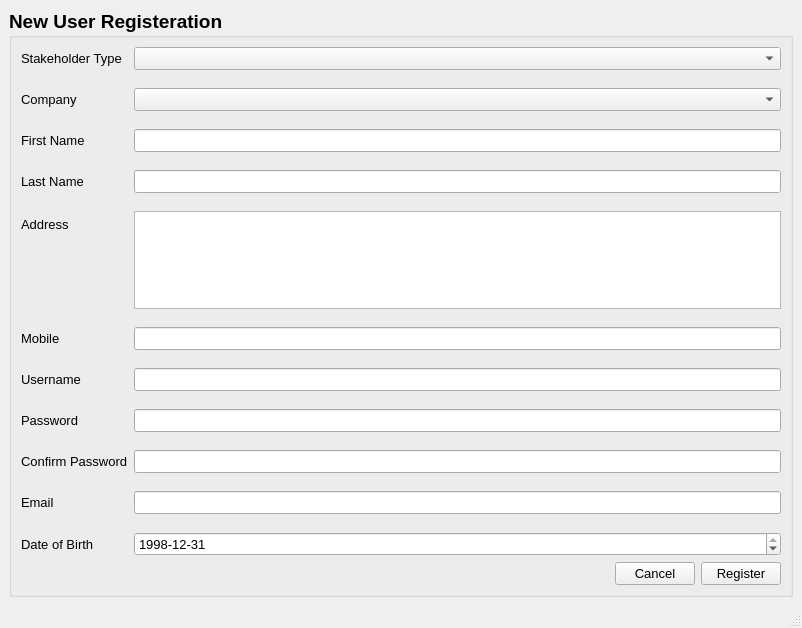
<?xml version="1.0" encoding="UTF-8"?>
<ui version="4.0">
 <class>MainWindow</class>
 <widget class="QMainWindow" name="MainWindow">
  <property name="geometry">
   <rect>
    <x>0</x>
    <y>0</y>
    <width>802</width>
    <height>628</height>
   </rect>
  </property>
  <property name="windowTitle">
   <string>MainWindow</string>
  </property>
  <widget class="QWidget" name="centralwidget">
   <layout class="QGridLayout" name="gridLayout">
    <item row="1" column="0">
     <widget class="QGroupBox" name="groupBox">
      <property name="font">
       <font>
        <family>Arial</family>
        <pointsize>14</pointsize>
        <weight>75</weight>
        <bold>true</bold>
       </font>
      </property>
      <property name="title">
       <string>New User Registeration</string>
      </property>
      <layout class="QGridLayout" name="gridLayout_2">
       <item row="0" column="0" colspan="3">
        <layout class="QFormLayout" name="formLayout">
         <property name="labelAlignment">
          <set>Qt::AlignLeading|Qt::AlignLeft|Qt::AlignVCenter</set>
         </property>
         <property name="formAlignment">
          <set>Qt::AlignLeading|Qt::AlignLeft|Qt::AlignVCenter</set>
         </property>
         <property name="verticalSpacing">
          <number>18</number>
         </property>
         <item row="0" column="0">
          <widget class="QLabel" name="label_4">
           <property name="font">
            <font>
             <family>Arial</family>
             <pointsize>10</pointsize>
             <weight>50</weight>
             <bold>false</bold>
            </font>
           </property>
           <property name="text">
            <string>Stakeholder Type</string>
           </property>
          </widget>
         </item>
         <item row="0" column="1">
          <widget class="QComboBox" name="userStakeholder">
           <property name="font">
            <font>
             <family>Arial</family>
             <pointsize>10</pointsize>
             <weight>50</weight>
             <bold>false</bold>
            </font>
           </property>
           <property name="currentText">
            <string/>
           </property>
          </widget>
         </item>
         <item row="2" column="0">
          <widget class="QLabel" name="label">
           <property name="font">
            <font>
             <family>Arial</family>
             <pointsize>10</pointsize>
             <weight>50</weight>
             <bold>false</bold>
            </font>
           </property>
           <property name="text">
            <string>First Name</string>
           </property>
          </widget>
         </item>
         <item row="2" column="1">
          <widget class="QLineEdit" name="userFnameEdit">
           <property name="font">
            <font>
             <family>Arial</family>
             <pointsize>10</pointsize>
             <weight>50</weight>
             <bold>false</bold>
            </font>
           </property>
          </widget>
         </item>
         <item row="3" column="0">
          <widget class="QLabel" name="label_2">
           <property name="font">
            <font>
             <family>Arial</family>
             <pointsize>10</pointsize>
             <weight>50</weight>
             <bold>false</bold>
            </font>
           </property>
           <property name="text">
            <string>Last Name</string>
           </property>
          </widget>
         </item>
         <item row="3" column="1">
          <widget class="QLineEdit" name="userLnameEdit">
           <property name="font">
            <font>
             <family>Arial</family>
             <pointsize>10</pointsize>
             <weight>50</weight>
             <bold>false</bold>
            </font>
           </property>
          </widget>
         </item>
         <item row="6" column="0">
          <widget class="QLabel" name="label_3">
           <property name="font">
            <font>
             <family>Arial</family>
             <pointsize>10</pointsize>
             <weight>50</weight>
             <bold>false</bold>
            </font>
           </property>
           <property name="text">
            <string>Username</string>
           </property>
          </widget>
         </item>
         <item row="6" column="1">
          <widget class="QLineEdit" name="usernameEdit">
           <property name="font">
            <font>
             <family>Arial</family>
             <pointsize>10</pointsize>
             <weight>50</weight>
             <bold>false</bold>
            </font>
           </property>
          </widget>
         </item>
         <item row="7" column="0">
          <widget class="QLabel" name="label_5">
           <property name="font">
            <font>
             <family>Arial</family>
             <pointsize>10</pointsize>
             <weight>50</weight>
             <bold>false</bold>
            </font>
           </property>
           <property name="text">
            <string>Password</string>
           </property>
          </widget>
         </item>
         <item row="7" column="1">
          <widget class="QLineEdit" name="passwordEdit">
           <property name="font">
            <font>
             <family>Arial</family>
             <pointsize>10</pointsize>
             <weight>50</weight>
             <bold>false</bold>
            </font>
           </property>
          </widget>
         </item>
         <item row="8" column="0">
          <widget class="QLabel" name="label_8">
           <property name="font">
            <font>
             <family>Arial</family>
             <pointsize>10</pointsize>
             <weight>50</weight>
             <bold>false</bold>
            </font>
           </property>
           <property name="text">
            <string>Confirm Password</string>
           </property>
          </widget>
         </item>
         <item row="8" column="1">
          <widget class="QLineEdit" name="confirmPasswordEdit">
           <property name="font">
            <font>
             <family>Arial</family>
             <pointsize>10</pointsize>
             <weight>50</weight>
             <bold>false</bold>
            </font>
           </property>
          </widget>
         </item>
         <item row="9" column="0">
          <widget class="QLabel" name="label_6">
           <property name="font">
            <font>
             <family>Arial</family>
             <pointsize>10</pointsize>
             <weight>50</weight>
             <bold>false</bold>
            </font>
           </property>
           <property name="text">
            <string>Email</string>
           </property>
          </widget>
         </item>
         <item row="9" column="1">
          <widget class="QLineEdit" name="emailEdit">
           <property name="font">
            <font>
             <family>Arial</family>
             <pointsize>10</pointsize>
             <weight>50</weight>
             <bold>false</bold>
            </font>
           </property>
          </widget>
         </item>
         <item row="10" column="0">
          <widget class="QLabel" name="label_7">
           <property name="font">
            <font>
             <family>Arial</family>
             <pointsize>10</pointsize>
             <weight>50</weight>
             <bold>false</bold>
            </font>
           </property>
           <property name="text">
            <string>Date of Birth</string>
           </property>
          </widget>
         </item>
         <item row="10" column="1">
          <widget class="QDateEdit" name="dateEdit">
           <property name="font">
            <font>
             <family>Arial</family>
             <pointsize>10</pointsize>
             <weight>50</weight>
             <bold>false</bold>
            </font>
           </property>
           <property name="maximumDateTime">
            <datetime>
             <hour>23</hour>
             <minute>59</minute>
             <second>59</second>
             <year>1998</year>
             <month>12</month>
             <day>31</day>
            </datetime>
           </property>
           <property name="minimumDateTime">
            <datetime>
             <hour>0</hour>
             <minute>0</minute>
             <second>0</second>
             <year>1900</year>
             <month>9</month>
             <day>14</day>
            </datetime>
           </property>
           <property name="displayFormat">
            <string>yyyy-MM-dd</string>
           </property>
          </widget>
         </item>
         <item row="4" column="0">
          <widget class="QLabel" name="label_9">
           <property name="font">
            <font>
             <pointsize>10</pointsize>
             <weight>50</weight>
             <bold>false</bold>
            </font>
           </property>
           <property name="text">
            <string>Address</string>
           </property>
          </widget>
         </item>
         <item row="4" column="1">
          <widget class="QTextEdit" name="addressEdit"/>
         </item>
         <item row="5" column="0">
          <widget class="QLabel" name="label_10">
           <property name="font">
            <font>
             <pointsize>10</pointsize>
             <weight>50</weight>
             <bold>false</bold>
            </font>
           </property>
           <property name="text">
            <string>Mobile</string>
           </property>
          </widget>
         </item>
         <item row="5" column="1">
          <widget class="QLineEdit" name="mobileEdit">
           <property name="font">
            <font>
             <pointsize>10</pointsize>
             <weight>50</weight>
             <bold>false</bold>
            </font>
           </property>
          </widget>
         </item>
         <item row="1" column="0">
          <widget class="QLabel" name="label_11">
           <property name="font">
            <font>
             <pointsize>10</pointsize>
             <weight>50</weight>
             <bold>false</bold>
            </font>
           </property>
           <property name="text">
            <string>Company</string>
           </property>
          </widget>
         </item>
         <item row="1" column="1">
          <widget class="QComboBox" name="companyList">
           <property name="font">
            <font>
             <pointsize>10</pointsize>
             <weight>50</weight>
             <bold>false</bold>
            </font>
           </property>
          </widget>
         </item>
        </layout>
       </item>
       <item row="1" column="0">
        <spacer name="horizontalSpacer_3">
         <property name="orientation">
          <enum>Qt::Horizontal</enum>
         </property>
         <property name="sizeHint" stdset="0">
          <size>
           <width>591</width>
           <height>20</height>
          </size>
         </property>
        </spacer>
       </item>
       <item row="1" column="1">
        <widget class="QPushButton" name="userCancelBtn">
         <property name="font">
          <font>
           <family>Arial</family>
           <pointsize>10</pointsize>
           <weight>50</weight>
           <bold>false</bold>
          </font>
         </property>
         <property name="text">
          <string>Cancel</string>
         </property>
        </widget>
       </item>
       <item row="1" column="2">
        <widget class="QPushButton" name="userRegBtn">
         <property name="font">
          <font>
           <family>Arial</family>
           <pointsize>10</pointsize>
           <weight>50</weight>
           <bold>false</bold>
          </font>
         </property>
         <property name="text">
          <string>Register</string>
         </property>
        </widget>
       </item>
      </layout>
     </widget>
    </item>
   </layout>
  </widget>
  <widget class="QStatusBar" name="statusbar"/>
 </widget>
 <resources/>
 <connections/>
</ui>
